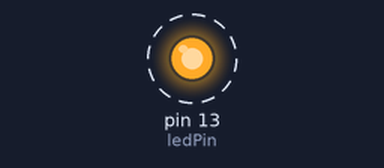
The sketch below on a simulated Arduino Uno, built with avr-gcc and run on an emulated ATmega328P. Shown: output pins drawn as LEDs (lit = HIGH). Dashed ring = blinking. What the sketch prints to the serial monitor is not drawn.

Above: at 2.2 s.
Timing chart, 0 to 5.0 s (numbered marks = the images above):
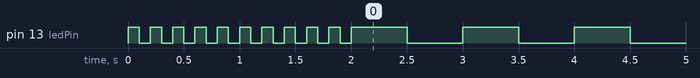

The sketch:

MyBlinkFast_Function_07_11_2014.ino
```cpp
// sketch 01_02_blink_fast_slow
int ledPin = 13;

void setup()
{
  Serial.begin(115200);
  Serial.println("start");
  pinMode (ledPin, OUTPUT);
  flash(10, 100);
}

void loop()
{
  flash(10, 500);

 // Serial.println("in loop");
}

void flash(int n, int delayPeriod)
{
  for (int i = 0; i < n; i++)
  {
    digitalWrite(ledPin, HIGH);
    delay(delayPeriod);
    digitalWrite(ledPin, LOW);
    delay(delayPeriod);
    //  Serial.println("in flash");
  }

}
```

Measured:
- by itself, pin 13 (ledPin): goes 9 × (LOW 0.10 s, HIGH 0.10 s), LOW 0.10 s, 127 × (HIGH 0.50 s, LOW 0.50 s), HIGH 0.50 s, then LOW
